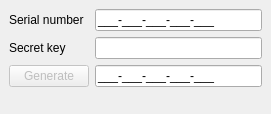
<?xml version="1.0" encoding="UTF-8"?>
<ui version="4.0">
 <class>MainWindow</class>
 <widget class="QMainWindow" name="MainWindow">
  <property name="geometry">
   <rect>
    <x>0</x>
    <y>0</y>
    <width>271</width>
    <height>114</height>
   </rect>
  </property>
  <property name="windowTitle">
   <string>License Key Generator</string>
  </property>
  <widget class="QWidget" name="centralwidget">
   <layout class="QFormLayout" name="formLayout">
    <item row="0" column="0">
     <widget class="QLabel" name="label">
      <property name="text">
       <string>Serial number</string>
      </property>
     </widget>
    </item>
    <item row="0" column="1">
     <widget class="QLineEdit" name="regLineEdit">
      <property name="inputMask">
       <string>&gt;NNN-NNN-NNN-NNN-NNN;_</string>
      </property>
     </widget>
    </item>
    <item row="1" column="1">
     <widget class="QLineEdit" name="keyLineEdit"/>
    </item>
    <item row="2" column="1">
     <widget class="QLineEdit" name="licLineEdit">
      <property name="inputMask">
       <string>&gt;NNN-NNN-NNN-NNN-NNN;_</string>
      </property>
      <property name="readOnly">
       <bool>true</bool>
      </property>
     </widget>
    </item>
    <item row="1" column="0">
     <widget class="QLabel" name="label_2">
      <property name="text">
       <string>Secret key</string>
      </property>
     </widget>
    </item>
    <item row="2" column="0">
     <widget class="QPushButton" name="generatePushButton">
      <property name="enabled">
       <bool>false</bool>
      </property>
      <property name="text">
       <string>Generate</string>
      </property>
     </widget>
    </item>
   </layout>
  </widget>
 </widget>
 <resources/>
 <connections/>
</ui>
